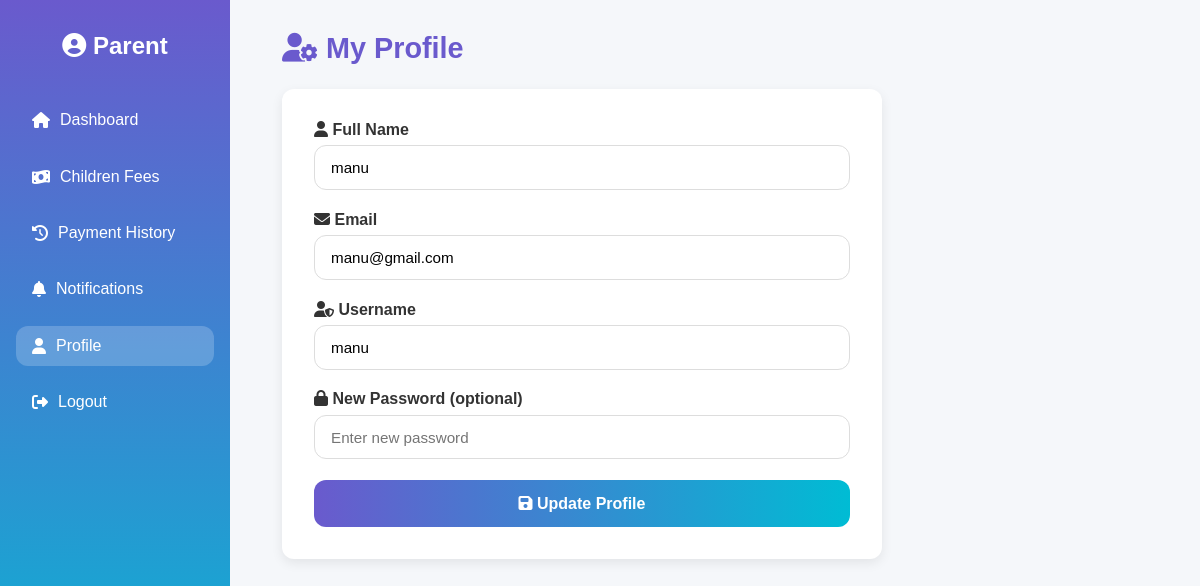
Page /profile.php (signed in) on the committed database.
### tables this page shows
CREATE TABLE `users` (
  `id` int(11) NOT NULL,
  `full_name` varchar(100) NOT NULL,
  `email` varchar(100) NOT NULL,
  `username` varchar(50) NOT NULL,
  `password` varchar(255) NOT NULL,
  `role` enum('admin','parent','student') NOT NULL DEFAULT 'student',
  `created_at` timestamp NOT NULL DEFAULT current_timestamp()
);

### public/profile.php (the view, shortened to what this page needs)
<?php
require_once __DIR__ . '/../includes/auth.php';
$user_id = $_SESSION['user']['id'];
$role = $_SESSION['user']['role'];
$stmt = $connect->prepare("SELECT * FROM users WHERE id = ?");
$stmt->bind_param("i", $user_id);
$stmt->execute();
$result = $stmt->get_result();
$user = $result->fetch_assoc();
?>
<!DOCTYPE html>
<html lang="en">
<head>
<link rel="stylesheet" href="https://cdnjs.cloudflare.com/ajax/libs/font-awesome/6.5.0/css/all.min.css">
</head>
<body>
<div class="sidebar">
    <h2><i class="fas fa-user-circle"></i> <?= ucfirst($role) ?></h2>
    <?php if ($role === 'student'): ?>
        <a href="student_dashboard.php"><i class="fas fa-home"></i> Dashboard</a>
        <a href="view_fees.php"><i class="fas fa-money-bill"></i> My Fees</a>
        <a href="payment_history.php"><i class="fas fa-history"></i> Payment History</a>
        <a href="notifications.php"><i class="fas fa-bell"></i> Notifications</a>
    <?php elseif ($role === 'parent'): ?>
        <a href="parent_dashboard.php"><i class="fas fa-home"></i> Dashboard</a>
        <a href="children_fees.php"><i class="fas fa-money-bill-wave"></i> Children Fees</a>
        <a href="parents_payment_history.php"><i class="fas fa-history"></i> Payment History</a>
        <a href="notifications.php"><i class="fas fa-bell"></i> Notifications</a>
    <?php endif; ?>
    <a href="profile.php" class="active"><i class="fas fa-user"></i> Profile</a>
    <a href="logout.php"><i class="fas fa-sign-out-alt"></i> Logout</a>
</div>
<div class="main">
    <h1><i class="fas fa-user-cog"></i> My Profile</h1>
    <div class="profile-card">
        <form method="POST">
            <div class="form-group">
                <label><i class="fas fa-user"></i> Full Name</label>
                <input type="text" name="full_name" value="<?= htmlspecialchars($user['full_name']) ?>" required>
            </div>
            <div class="form-group">
                <label><i class="fas fa-envelope"></i> Email</label>
                <input type="email" name="email" value="<?= htmlspecialchars($user['email']) ?>" required>
            </div>
            <div class="form-group">
                <label><i class="fas fa-user-shield"></i> Username</label>
                <input type="text" name="username" value="<?= htmlspecialchars($user['username']) ?>" required>
            </div>
            <div class="form-group">
                <label><i class="fas fa-lock"></i> New Password (optional)</label>
                <input type="password" name="password" placeholder="Enter new password">
            </div>
            <button type="submit"><i class="fas fa-save"></i> Update Profile</button>
        </form>
    </div>
</div>
</body>
</html>

### public/profile.php (style rules this page uses)
:root { --primary: #6a5acd; --secondary: #00bcd4; --light-bg: #f5f7fa; --card-bg: #fff; --text-dark: #333; --text-light: #666; --success: #2ecc71; --danger: #e74c3c; --border-radius: 12px; }
* { margin: 0; padding: 0; box-sizing: border-box; font-family: "Poppins", sans-serif; }
body { background: var(--light-bg); display: flex; min-height: 100vh; color: var(--text-dark); }
.sidebar { width: 230px; background: linear-gradient(180deg, var(--primary), var(--secondary)); padding: 2rem 1rem; color: #fff; display: flex; flex-direction: column; gap: 1rem; position: fixed; top: 0; bottom: 0; left: 0; }
.sidebar h2 { text-align: center; margin-bottom: 1.5rem; }
.sidebar a { color: #fff; text-decoration: none; padding: 0.7rem 1rem; border-radius: var(--border-radius); display: flex; align-items: center; gap: 10px; transition: 0.3s; }
.sidebar a:hover, .sidebar a.active { background: rgba(255, 255, 255, 0.2); }
.main { margin-left: 250px; padding: 2rem; width: calc(100% - 250px); }
h1 { color: var(--primary); margin-bottom: 1.5rem; font-size: 1.8rem; }
.profile-card { background: var(--card-bg); padding: 2rem; border-radius: var(--border-radius); box-shadow: 0 4px 12px rgba(0,0,0,0.08); max-width: 600px; }
.form-group { margin-bottom: 1.3rem; }
label { display: block; font-weight: 600; color: var(--text-dark); margin-bottom: 0.4rem; }
input { width: 100%; padding: 0.8rem 1rem; border: 1px solid #ddd; border-radius: var(--border-radius); font-size: 0.95rem; outline: none; transition: border-color 0.3s; }
button { width: 100%; background: linear-gradient(90deg, var(--primary), var(--secondary)); color: #fff; border: none; padding: 0.9rem; font-size: 1rem; border-radius: var(--border-radius); cursor: pointer; font-weight: 600; transition: transform 0.2s, box-shadow 0.2s; }

### rows in the picture
users: full_name "manu", email "manu@gmail.com", username "manu"

### other values in the picture
$role "Parent"
